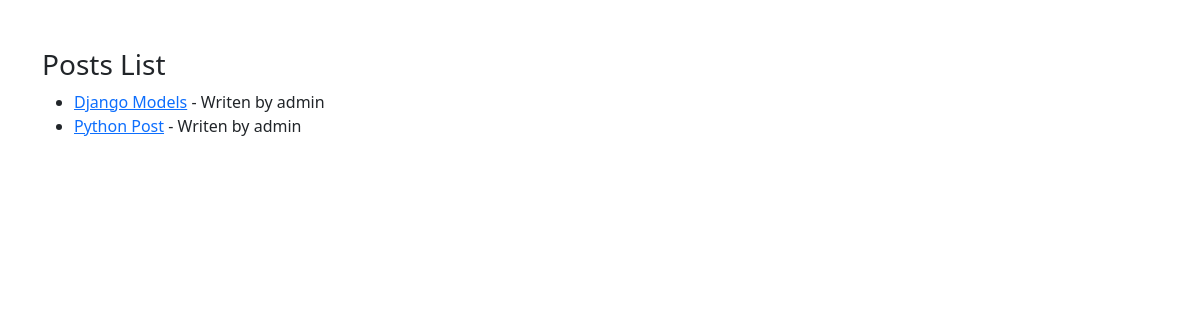
The app's page /posts/, older data.
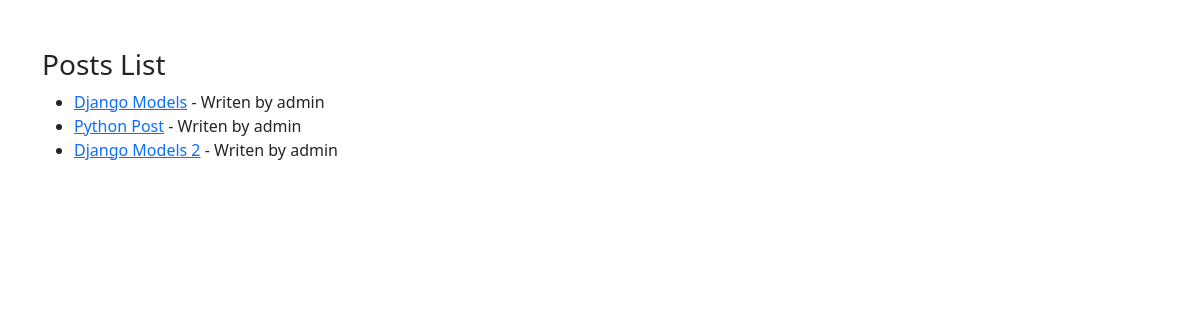
The same page, newer data.
### posts/models.py (models this page shows)
class Post (models.Model) :
    author          = models.ForeignKey(User,related_name='post_author',on_delete=models.CASCADE)
    title           = models.CharField(max_length=100)
    content         = models.TextField(max_length=20000)
    draft           = models.BooleanField(default=True)
    publish_date    = models.DateTimeField(default=timezone.now)
    tags            = TaggableManager()
    image           = models.ImageField(upload_to='post')
    category        = models.ForeignKey('Category',related_name='post_category',on_delete=models.SET_NULL,null=True)
    def __str__(self):
        return self.title

### posts/views.py (the view)
# urls.py: path('posts/', PostList.as_view()),
class PostList (ListView) :
    model = Post

### posts/templates/posts/post_list.html (shortened to what this page needs)
<!doctype html>
<html lang="en">
  <head>
    <link href="https://cdn.jsdelivr.net/npm/bootstrap@5.3.2/dist/css/bootstrap.min.css" rel="stylesheet">
  </head>
  <body>
    <div class="container py-5">
        <h3>Posts List</h3>
        <ul>
            {% for post in post_list %}
            <li><a href="/posts/{{post.id}}">{{post}}</a> - Writen by {{post.author}}</li>
            {% endfor %}
        </ul>
    </div>
  </body>
</html>

Row changes from the older to the newer data that the page shows:
added Post: title "Django Models 2", author "admin"
